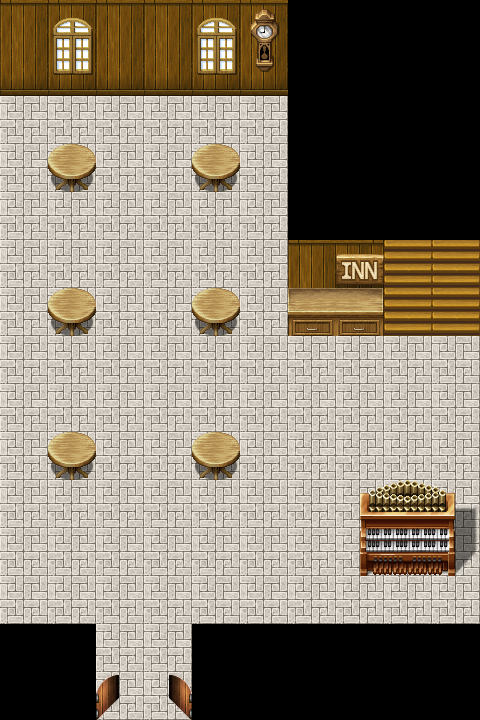

Tiled map render using the project's own tile images. Description and the whole map definition, tile-layer contents included, below:
An orthogonal 10x15 tile map with 48x48 px tiles, 3 tile layers (Background, Collision, Foreground), 6 tilesets and 2 objects (ToCity, ToCity_Bar_Inn).

<map version="1.9" tiledversion="1.9.2" orientation="orthogonal" renderorder="right-down" width="10" height="15" tilewidth="48" tileheight="48" infinite="0" nextlayerid="5" nextobjectid="4">
 <tileset firstgid="1" source="../Tilesets/Inside_A2.tsx" />
 <tileset firstgid="193" source="../Tilesets/Door.tsx" />
 <tileset firstgid="289" source="../Tilesets/Inside_A4.tsx" />
 <tileset firstgid="529" source="../Tilesets/Inside_A5.tsx" />
 <tileset firstgid="657" source="../Tilesets/Outside_B.tsx" />
 <tileset firstgid="913" source="../Tilesets/Inside_B.tsx" />
 <layer id="1" name="Background" width="10" height="15">
  <data encoding="csv">
147,148,147,148,147,148,147,148,147,148,
163,164,163,164,163,164,163,164,163,164,
179,180,179,180,179,180,179,180,179,180,
147,148,147,148,147,148,147,148,147,148,
163,164,163,164,163,164,163,164,163,164,
179,180,179,180,179,180,179,180,179,180,
147,148,147,148,147,148,147,148,147,148,
163,164,163,164,163,164,163,164,163,164,
179,180,179,180,179,147,148,180,179,180,
147,148,147,148,147,163,164,148,147,148,
163,164,163,164,163,179,180,164,163,164,
179,180,179,180,179,180,179,180,179,180,
147,148,147,148,147,148,147,148,147,148,
163,164,163,164,163,164,163,164,163,164,
179,180,179,180,179,180,179,180,179,180
</data>
 </layer>
 <layer id="2" name="Collision" width="10" height="15">
  <data encoding="csv">
417,417,417,417,417,417,529,529,529,529,
433,433,433,433,433,433,529,529,529,529,
0,0,0,0,0,0,529,529,529,529,
0,1105,0,0,1105,0,529,529,529,529,
0,0,0,0,0,0,529,529,529,529,
0,0,0,0,0,0,417,418,596,596,
0,1105,0,0,1105,0,1025,1026,596,596,
0,0,0,0,0,0,0,0,0,0,
0,0,0,0,0,0,0,0,0,0,
0,1105,0,0,1105,0,0,0,0,0,
0,0,0,0,0,0,0,1142,1143,1144,
0,0,0,0,0,0,0,1158,1159,1160,
0,0,0,0,0,0,0,0,0,0,
529,529,0,0,529,529,529,529,529,529,
529,529,223,228,529,529,529,529,529,529
</data>
 </layer>
 <layer id="3" name="Foreground" width="10" height="15">
  <data encoding="csv">
0,977,0,0,977,985,0,0,0,0,
0,993,0,0,993,1001,0,0,0,0,
0,0,0,0,0,0,0,0,0,0,
0,0,0,0,0,0,0,0,0,0,
0,0,0,0,0,0,0,0,0,0,
0,0,0,0,0,0,0,663,0,0,
0,0,0,0,0,0,0,0,0,0,
0,0,0,0,0,0,0,0,0,0,
0,0,0,0,0,0,0,0,0,0,
0,0,0,0,0,0,0,0,0,0,
0,0,0,0,0,0,0,0,0,0,
0,0,0,0,0,0,0,0,0,0,
0,0,0,0,0,0,0,0,0,0,
0,0,0,0,0,0,0,0,0,0,
0,0,0,0,0,0,0,0,0,0
</data>
 </layer>
 <objectgroup id="4" name="Transitions">
  <object id="1" name="ToCity" x="96" y="624" width="96" height="48" />
  <object id="2" name="ToCity_Bar_Inn" x="384" y="336" width="96" height="48" />
 </objectgroup>
</map>
